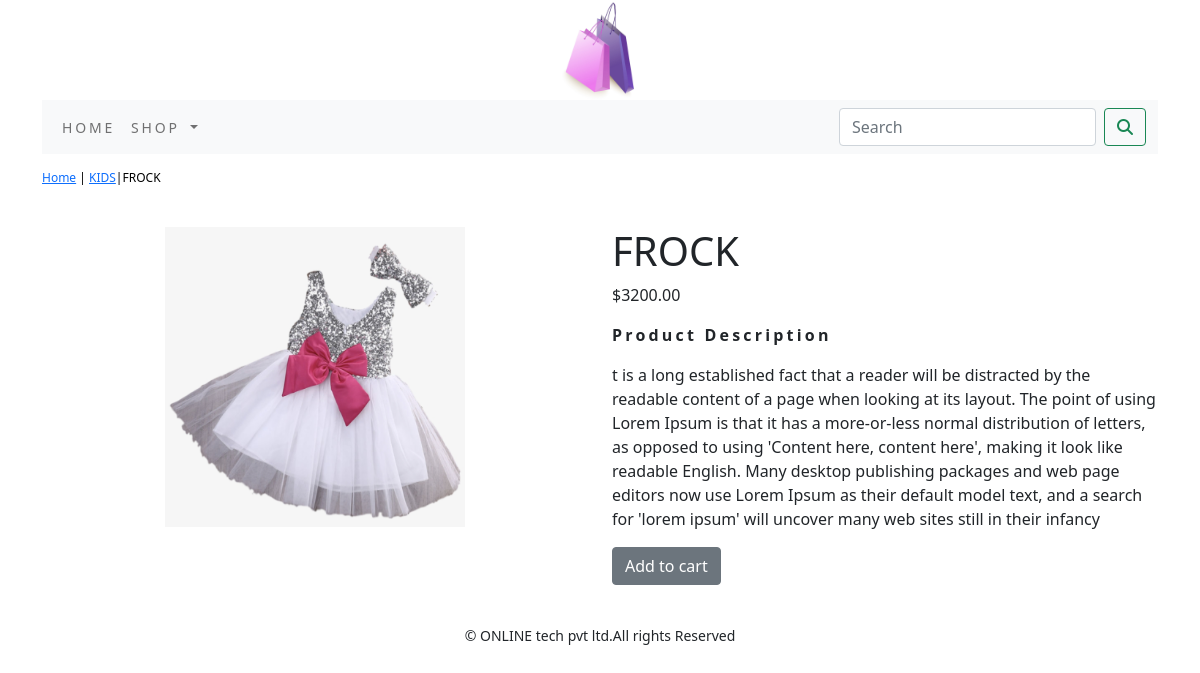
Screenshot of /shopapp/kids/frock/ with the database file from the repository.
### shopapp/models.py (models this page shows, shortened)
class Product(models.Model):
    name=models.CharField(max_length=250,unique=True)
    slug=models.SlugField(max_length=250,unique=True)
    description=models.TextField(blank=True)
    price=models.DecimalField(max_digits=10,decimal_places=2)
    category=models.ForeignKey(Category,on_delete=models.CASCADE)
    image=models.ImageField(upload_to='product',blank=True)
    stock=models.IntegerField()
    available=models.BooleanField(default=True)
    created=models.DateTimeField(auto_now_add=True)
    updated=models.DateTimeField(auto_now=True)
    class Meta:
        ordering = ('name',)
        verbose_name = 'product'
        verbose_name_plural = 'products'

class Category(models.Model):
    name=models.CharField(max_length=250,unique=True)
    slug=models.SlugField(max_length=250,unique=True)
    description=models.TextField(blank=True)
    image=models.ImageField(upload_to='category',blank=True)
    class Meta:
        ordering=('name',)
        verbose_name='category'
        verbose_name_plural='categories'
    def get_url(self):
        return reverse('shopapp:products_by_category',args=[self.slug])
    def __str__(self):
        return '{}'.format(self.name)

### shopapp/views.py (the view)
# urls.py: path('<slug:c_slug>/<slug:product_slug>/', views.proDetail, name='prodCatdetail')
def proDetail(request,c_slug,product_slug):
    try:
        product=Product.objects.get(category__slug=c_slug,slug=product_slug)
    except Exception as e:
        raise e
    return render(request,'product.html',{'product':product})

### cart/context_processors.py (called while the page is built)
def counter(request):
    item_count=0
    if 'admin' in request.path:
        return {}
    else:
        try:
            cart=Cart.objects.filter(cart_id=_cart_id(request))
            cart_items=CartItem.objects.all().filter(cart=cart[:1])
            for cart_item in cart_items:
                item_count +=cart_item.quantity
        except Cart.DoesNotExist:
            item_count=0
    return dict(item_count=item_count)

### cart/views.py (called while the page is built)
def _cart_id(request):
    cart=request.session.session_key
    if not cart:
        cart=request.session.create()
    return cart

### shopapp/context_processors.py (called while the page is built)
def menu_links(request):
    links=Category.objects.all()
    return dict(links=links)

### templates/product.html (shortened to what this page needs)
{% extends 'base.html' %}
{% load static %}
{% block content %}
<div class="row my_prod_row_class">
    <div class="mx_auto">
        <p> <a href="{% url 'shopapp:allProdCat' %}">Home</a> | <a href="{{product.category.get_url}}">{{product.category}}</a>|{{product.name}}</p>
    </div>
<div class="container">
<br>
<div class="row">
    <div class="col-12 col-sm-12 col-md-12 col-lg-6 text-center">
        <div style="min-width:18rem">
            <img src="{{product.image.url}}" alt="{{product.name}}" width="300" height="300">
        </div>
    </div>
        <div class="col-12 col-sm-12 col-md-12 col-lg-6">
            <div>
                <h1 class="my_prod_title">{{product.name}}</h1>
                <p>${{product.price}}</p>
                <p class="my_title"><b>Product Description</b></p>
                <p class="text-justify my_rod_text">{{product.description}}</p>
                {% if product.stock <= 0 %}
                <p class="text-justify my_prod_text"><b>Out of stock</b></p>
                {% else %}
                <a class="btn btn-secondary" href="{% url 'cart:add_cart' product.id %}">Add to cart</a>
                {% endif %}
            </div>
</div>
</div>
</div>
</div>
{% endblock %}

### static/css/custom.css (style rules this page uses)
body { font-family: 'Roboto', sans-serif; }
.my_title { font-size:16px; text_transform:uppercase; letter-spacing:.2em; }
.my_prod_row_class { padding-top:15px; padding-bottom:20px; }
.my_prod_row_class .mx_auto { color:#000; font-size:12px; text-decoration:none; }

### rows the page displays
Product: category "KIDS", name "FROCK", image (picture), price "3200.00", description "t is a long established fact that a reader will be distracted by the readable content of a page when looking at its layout. The point of using Lorem Ipsum is that it has a more-or-less normal distribution of letters, as opposed to using 'Content here, content here', making it look like readable English. Many desktop publishing packages and web page editors now use Lorem Ipsum as their default model text, and a search for 'lorem ipsum' will uncover many web sites still in their infancy"
